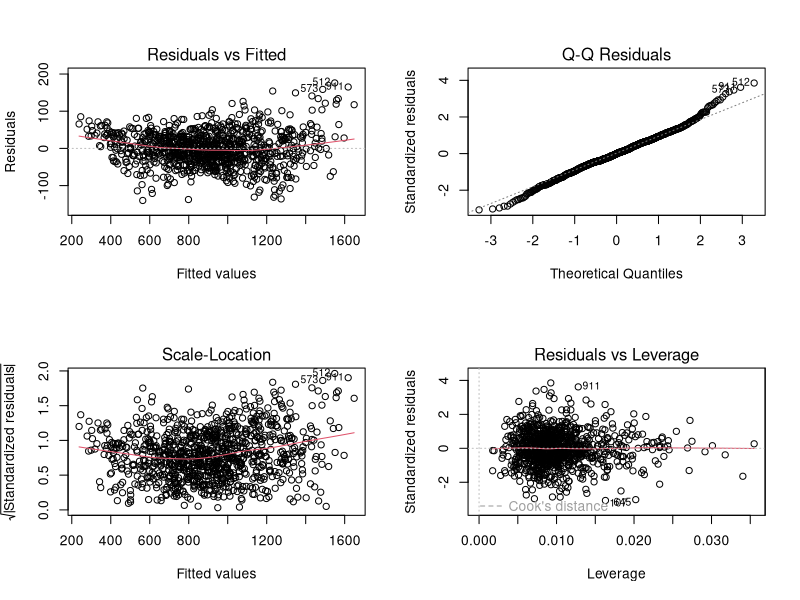
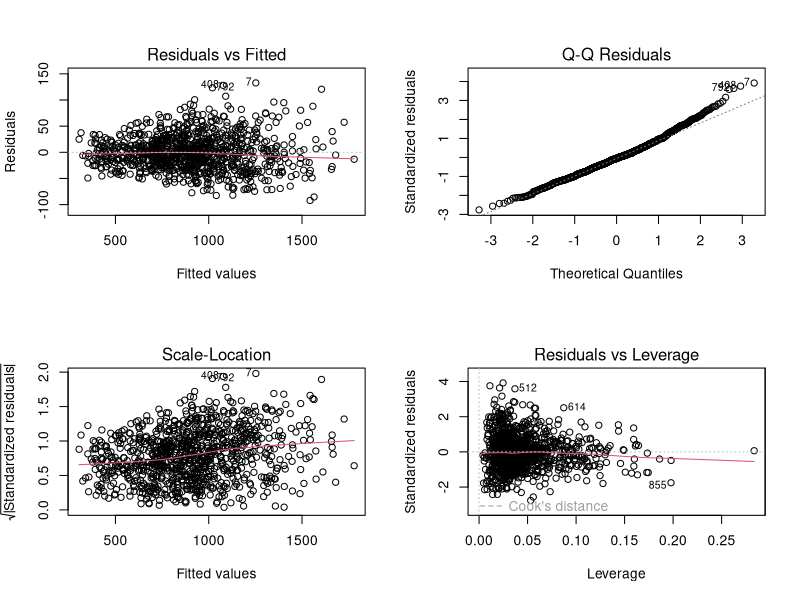
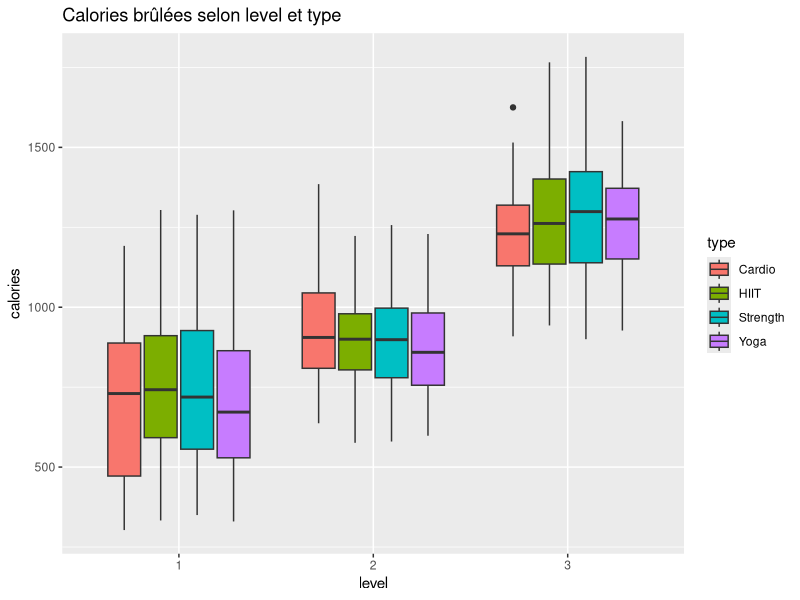
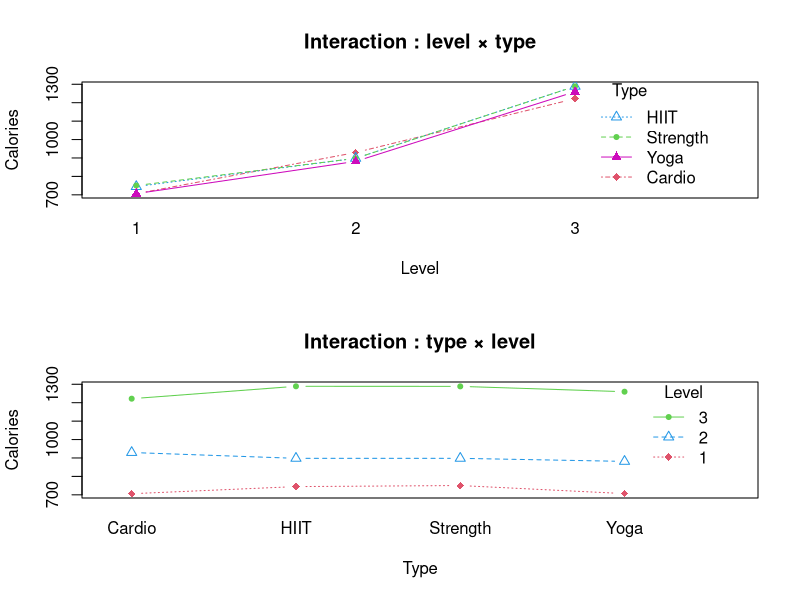
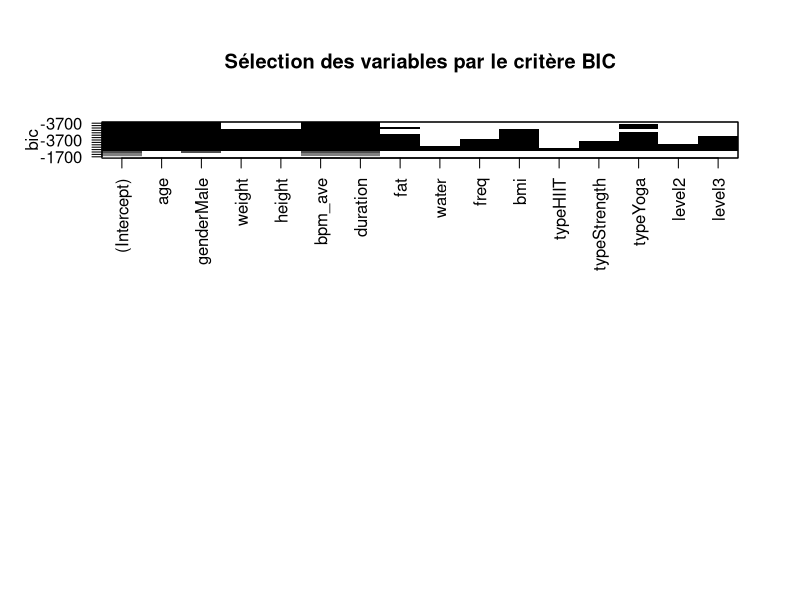

Recreate these plots in R, in order. (Note: this script raises an error after producing the figures.)
library(corrplot)
library(tidyverse)
library(gridExtra)
library(reshape2)
library(leaps)

# ECRITURE DU MODELE A FAIR

# Stat descriptive

## récupération

data <- read.csv("../DataGym-projet4modIA-2526.csv",
                 sep = " ")

head(data)

attributes(data)

str(data)

data$gender=as.factor(data$gender)
data$type=as.factor(data$type)
data$level <-as.factor(data$level)
str(data)

model <- lm(calories ~ age + weight + height + bpm_ave +
                duration + fat + water + freq + bmi,
              data = data)
summary(model)

par(mfrow=c(2,2))
plot(model)
par(mfrow=c(1,1))

# courbure pas ok, on ajoute les interactions

model2 <- lm(calories ~ (age + weight + height + bpm_ave +
               duration + fat + water + freq + bmi)^2,
               data = data)

summary(model2)

par(mfrow=c(2,2))
plot(model2)
par(mfrow=c(1,1))

# --------------------------------------

ggplot(data, aes(x = level, y = calories, fill = type)) +
  geom_boxplot() +
  labs(
    title = "Calories brûlées selon level et type",
    x = "level",
    y = "calories",
    fill = "type"
  )

par(mfrow=c(2,1))

interaction.plot(
  x.factor     = data$level,
  trace.factor = data$type,
  response     = data$calories,
  col = c(2,4,3,6),       # autant de couleurs que types
  pch = c(18,24,20,17),
  type = "b",
  main = "Interaction : level × type",
  xlab = "Level",
  ylab = "Calories",
  trace.label = "Type"
)

interaction.plot(
  x.factor     = data$type,
  trace.factor = data$level,
  response     = data$calories,
  col = c(2,4,3),         # autant de couleurs que levels
  pch = c(18,24,20),
  type = "b",
  main = "Interaction : type × level",
  xlab = "Type",
  ylab = "Calories",
  trace.label = "Level"
)

model_cat_inter <- lm(calories ~ level * type, data = data)
summary(model_cat_inter)
anova(model_cat_inter)

# pas significatif

datanew = data[,c("calories","type","level")]
datanew = datanew %>%
  mutate(type = str_replace(type,"HIIT", "HIIT-Force")) %>%
  mutate(type = str_replace(type,"Strength", "HIIT-Force"))

model_cat_inter <- lm(calories ~ level * type, data = datanew)
summary(model_cat_inter)
anova(model_cat_inter)

# tjr pas significatif mais pas mal

# --- Selection de modèle

model_full <- lm(
  calories ~ age + gender + weight + height + bpm_ave +
    duration + fat + water + freq + bmi + type + level,
  data = data
)

summary(model_full)

regfit <- regsubsets(
  calories ~ age + gender + weight + height + bpm_ave +
    duration + fat + water + freq + bmi + type + level,
  data = data,
  nvmax = 15,
  method = "exhaustive"
)

plot(regfit, scale = "bic",
     main = "Sélection des variables par le critère BIC")

plot(fitted(model_bic), resid(model_bic),
     xlab = "Valeurs ajustées",
     ylab = "Résidus",
     main = "Résidus vs valeurs ajustées (modèle BIC)")
abline(h = 0, col = "red")
